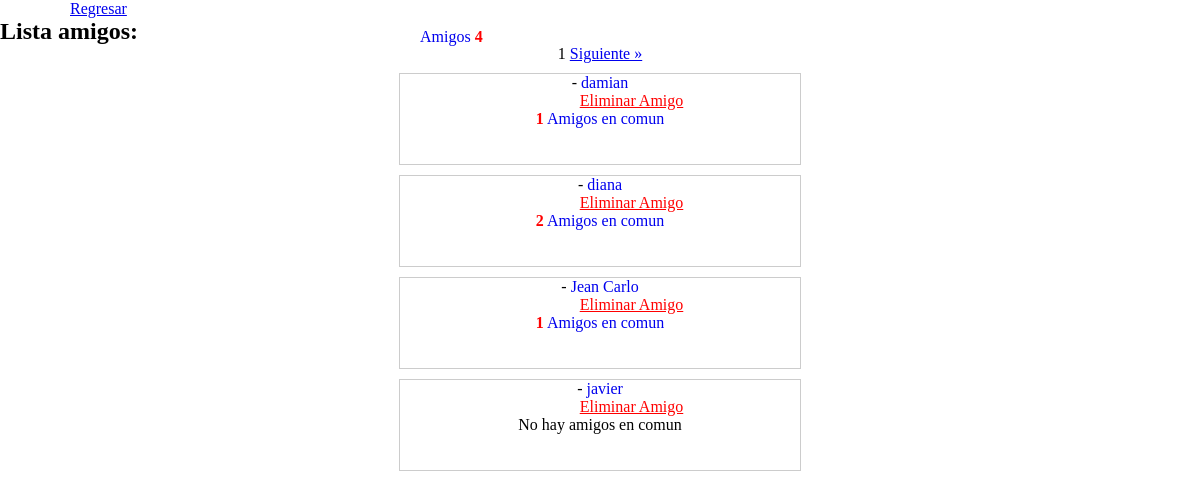
Page /sistema/veramigos.php (signed in) on the committed database.
### tables this page shows
CREATE TABLE IF NOT EXISTS `amigos` (
  `id` int(11) NOT NULL AUTO_INCREMENT,
  `usuario` int(11) NOT NULL,
  `amigos` int(11) NOT NULL,
  PRIMARY KEY (`id`)
);

CREATE TABLE IF NOT EXISTS `usuarios` (
  `id_usuario` int(11) NOT NULL AUTO_INCREMENT,
  `nombre` varchar(255) DEFAULT NULL,
  `apellido` varchar(255) DEFAULT NULL,
  `correo` varchar(255) NOT NULL,
  `sexo` varchar(255) DEFAULT NULL,
  `clave` varchar(255) DEFAULT NULL,
  `nivel` varchar(255) NOT NULL,
  `fotoperfil` varchar(255) NOT NULL,
  PRIMARY KEY (`id_usuario`)
);

### sistema/conexionamigos.php (the view, shortened to what this page needs)
<?php
@$session = $_SESSION["logged"];
 echo  "<link rel='stylesheet' href='../css/estilo.css' /> ";
 echo  '<link rel="stylesheet" href="../css/ventanamodal.css" />';
 echo  '<link rel="stylesheet" href="../css/modalamigoscomun.css" />';
?>
<?php
Class Solicitudamistad
{
?>
<?php
function contaramigos ()
{
	global $session;
	$consultaconteo = "SELECT count(*) amigos
	                   FROM amigos
	                   WHERE usuario = '".$session."' ";
	$queryconteoamigos = mysql_query($consultaconteo);
    $rowconteo = mysql_num_rows($queryconteoamigos);
	if($rowconteo > 0 )
	{
		while ($filasconteoamigos = mysql_fetch_object($queryconteoamigos))
		{
		       if($filasconteoamigos->amigos == 0 )
			    {
			    		echo "<span style='position:absolute; margin:0px 0px 0px 320px; ' >No tienes amigos aun</span> ";
			    }
			   else {
		            echo "<p  style='text-decoration:none;  position:absolute;   margin:10px 0px 0px 370px '>";
	               echo	"<a  style=' position:relative; margin:20px 0px 0px 50px; text-decoration:none; '  href='../sistema/veramigos.php'>";
		           echo   " <span>Amigos</span> <strong style='color:red;'>".$filasconteoamigos->amigos."</strong>  </a> <br / > </p>  ";
			   }
		}
	}
}
function listaramigos ()
{
   global $session;
  echo "<h2>Lista amigos:</h2>";
    echo "<div style='width:590px; height:auto; position:relative; margin: 0 auto;'> ";
  echo "<center  '><p>";
 $registros = 6;
 @$pagina = $_GET['pagina'];
if (!isset($pagina))
{
   $pagina = 1;
   $inicio = 0;
}
  else
 {
   $inicio = ($pagina-1) * $registros;
 }
   $consulta =  " SELECT amigos FROM amigos WHERE usuario = " . $session . " " ;
    $consulta .= " ORDER BY id ASC LIMIT ".$inicio." , ".$registros." ";
   $query = mysql_query($consulta) or die ("error en la consulta listar amigos # 1");
$contar = "SELECT * FROM amigos ";
$contarok = mysql_query($contar);
$total_registros = mysql_num_rows($contarok);
$total_paginas = ($total_registros / $registros);
if($total_registros>$registros){
$num_paginas=6;
$pagina_intervalo=ceil($num_paginas/2)-1;
$pagina_desde=$pagina-$pagina_intervalo;
$pagina_hasta=$pagina+$pagina_intervalo;
if($pagina_desde<1)
{
          $pagina_desde-=($pagina_hasta-$total_paginas);
          $pagina_hasta=$total_paginas;
         if($pagina_desde<1)
         {
           $pagina_desde=1;
         }
}
for ($i=$pagina_desde; $i<=$pagina_hasta; $i++)
{
    if ($pagina == $i)
    {
      echo "<span class='pnumero'>".$pagina."</span> ";
    }
    else{
          echo "<span class='pactiva'><a href='?pagina=".$i."> ".$i."</a></span> ";
        }
}
if(($pagina + 1)<=$total_paginas)
{
   echo " <span class='pactiva'><a href='?pagina=".($pagina+1)."'>Siguiente &raquo;</a></span>";
  }
}
  while($row = mysql_fetch_array($query)) {
    $friends = $row['amigos']."<br />";
    if(isset($friends[0])) {
        $_query = mysql_query("SELECT * FROM usuarios WHERE id_usuario = '" . $friends . "'");
        $_row = mysql_fetch_array($_query);
		    echo "<div style='position:relative; margin-top:10px; width:400px; height:90px; border:1px solid #ccc;'>";
		    echo " - <a class='nombreamigo' href=\"profile.php?usuario=".$_row["id_usuario"]." \"> ".$_row["nombre"]."  </a>  <br /> ";
			echo "  <a class='botoneliminaramigo' href=\" " . $_SERVER["PHP_SELF"] . "?borraramigo=" . $_row["id_usuario"] . "\">";
			echo "Eliminar  Amigo </a>  <br />";
			$consultaamigocomun = " SELECT count(*) amigoencomun
                         FROM amigoscomunes
                         WHERE usuario = '".$session."' AND amigo = '".$friends."'  ";
           $queryamigocomun = mysql_query($consultaamigocomun);
           $rowamigocomun = mysql_num_rows($queryamigocomun);
           if($rowamigocomun > 0)
           {
  	          while($arrayamigoencomun = mysql_fetch_array($queryamigocomun))
	           {
					if( $arrayamigoencomun['amigoencomun']== 0)
                    {
			           echo "No hay amigos en comun ";
		            }
					else {
						echo "<a href='javascript:void(0)' onclick='mostrareldiv() ' style='text-decoration:none; ' > ";
						echo "<strong style='color:red; ' >".$arrayamigoencomun['amigoencomun']."</strong> <span>Amigos en comun </span> </a>";
					}
				}
          }
			echo "</div>";
    }
  }
echo "</p></center>";
  echo "</div>";
}
}
?>

### sistema/veramigos.php (shortened to what this page needs)
<?php
include ("../sistema/conexionamigos.php");
echo " <a style=' position:relative; margin: 180px 0px 0px 70px; ' href='../php/cpusuario.php'>Regresar</a>";
$amistad = new Solicitudamistad ();
$amistad->ventanamodal();
$amistad->contaramigos();
$amistad->listaramigos ();
?>

### css/estilo.css (style rules this page uses)
.botoneliminaramigo { position:relative; color:red; margin:2px 0px 0px 63px; }
.nombreamigo { text-decoration:none; }

### css/ventanamodal.css (style rules this page uses)
* { margin: 0; padding: 0; }

### rows in the picture
amigos: usuarios.nombre "damian", amigoencomun "1"
amigos: usuarios.nombre "diana", amigoencomun "2"
amigos: usuarios.nombre "Jean Carlo", amigoencomun "1"
amigos: usuarios.nombre "javier"

### other values in the picture
$filasconteoamigos->amigos "4"
$pagina "1"
